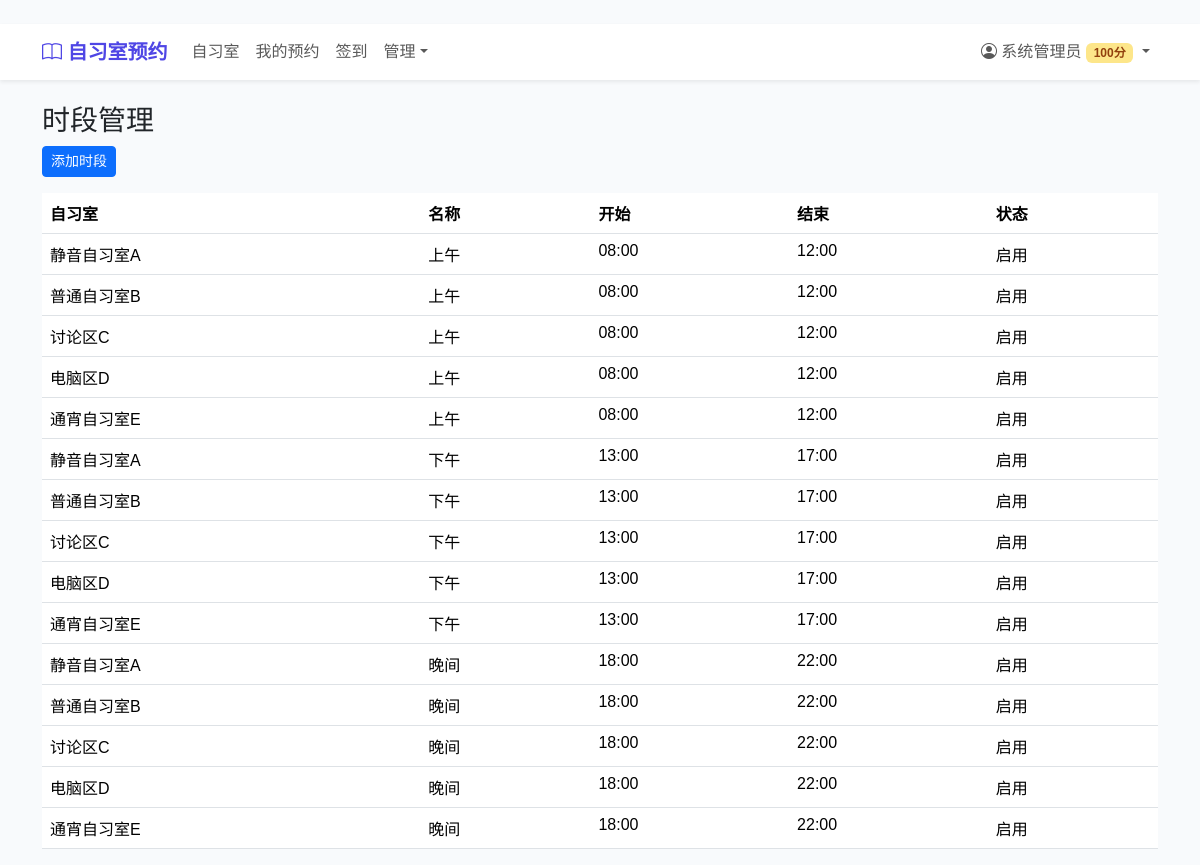
The app's page /rooms/timeslots/ (signed in) with its own data.
### apps/users/models.py (models this page shows, shortened)
class User(AbstractUser):
    ROLE_CHOICES = (
        ("admin", "系统管理员"),
        ("front_desk", "前台管理员"),
        ("student", "学生用户"),
    )
    STATUS_CHOICES = (
        ("active", "正常"),
        ("frozen", "冻结"),
        ("banned", "黑名单"),
        ("deleted", "注销"),
    )
    student_id = models.CharField("学号/工号", max_length=30, unique=True, db_index=True)
    phone = models.CharField("手机号", max_length=20, blank=True, default="")
    college = models.CharField("学院", max_length=100, blank=True, default="")
    major = models.CharField("专业", max_length=100, blank=True, default="")
    grade = models.CharField("年级", max_length=20, blank=True, default="")
    role = models.CharField("角色", max_length=20, choices=ROLE_CHOICES, default="student")
    credit_score = models.IntegerField("信用积分", default=100, db_index=True)
    status = models.CharField("账户状态", max_length=20, choices=STATUS_CHOICES, default="active")
    avatar = models.ImageField("头像", upload_to="avatars/", blank=True)
    class Meta:
        db_table = "bs_user"
        verbose_name = "用户"
        verbose_name_plural = verbose_name
        ordering = ["-date_joined"]

### apps/rooms/models.py (models this page shows, shortened)
class TimeSlot(models.Model):
    room = models.ForeignKey(Room, on_delete=models.CASCADE, related_name="timeslots",
                             verbose_name="所属自习室", null=True, blank=True)
    name = models.CharField("时段名称", max_length=50)
    start_time = models.TimeField("开始时间")
    end_time = models.TimeField("结束时间")
    is_active = models.BooleanField("启用", default=True)
    class Meta:
        db_table = "bs_timeslot"
        verbose_name = "时段模板"
        verbose_name_plural = verbose_name
        ordering = ["start_time"]

class Room(models.Model):
    TYPE_CHOICES = (
        ("silent", "静音区"),
        ("normal", "普通区"),
        ("discussion", "讨论区"),
        ("computer", "电脑区"),
    )
    STATUS_CHOICES = (
        ("open", "开放"),
        ("closed", "关闭"),
        ("maintenance", "维护中"),
    )
    name = models.CharField("自习室名称", max_length=100)
    building = models.CharField("所属建筑", max_length=100)
    floor = models.IntegerField("楼层")
    capacity = models.IntegerField("总座位数", default=0)
    room_type = models.CharField("区域类型", max_length=20, choices=TYPE_CHOICES, default="normal")
    status = models.CharField("状态", max_length=20, choices=STATUS_CHOICES, default="open")
    description = models.TextField("描述", blank=True, default="")
    image = models.ImageField("图片", upload_to="rooms/", blank=True)
    open_time = models.TimeField("每日开放时间", null=True, blank=True)
    close_time = models.TimeField("每日关闭时间", null=True, blank=True)
    created_at = models.DateTimeField("创建时间", auto_now_add=True)
    class Meta:
        db_table = "bs_room"
        verbose_name = "自习室"
        verbose_name_plural = verbose_name
        ordering = ["building", "floor", "name"]

### apps/rooms/views.py (the view)
# urls.py: path("timeslots/", views.TimeSlotListView.as_view(), name="timeslot_list"),
class TimeSlotListView(AdminRequiredMixin, LoginRequiredMixin, ListView):
    model = TimeSlot
    template_name = "rooms/timeslot_list.html"
    context_object_name = "timeslots"
    def get_queryset(self):
        qs = TimeSlot.objects.select_related("room").all()
        room_id = self.request.GET.get("room_id")
        if room_id:
            qs = qs.filter(room_id=room_id)
        return qs
    def get_context_data(self, **kwargs):
        ctx = super().get_context_data(**kwargs)
        ctx["rooms"] = Room.objects.all()
        ctx["selected_room_id"] = self.request.GET.get("room_id", "")
        return ctx

### apps/rooms/views.py (called while the page is built)
    def test_func(self):
        return self.request.user.is_authenticated and self.request.user.role in ["admin", "front_desk"]

### templates/rooms/timeslot_list.html
﻿{% extends 'base.html' %}{% block title %}时段管理{% endblock %}
{% block content %}<h3>时段管理</h3><a href="{% url 'timeslot_add' %}" class="btn btn-primary btn-sm mb-3">添加时段</a>
<table class="table"><thead><tr><th>自习室</th><th>名称</th><th>开始</th><th>结束</th><th>状态</th></tr></thead><tbody>
{% for ts in timeslots %}<tr><td>{% if ts.room %}{{ ts.room.name }}{% else %}全局{% endif %}</td><td>{{ ts.name }}</td><td>{{ ts.start_time }}</td><td>{{ ts.end_time }}</td><td>{% if ts.is_active %}启用{% else %}禁用{% endif %}</td></tr>{% endfor %}
</tbody></table>{% endblock %}

### templates/base.html (shortened to what this page needs)
﻿{% load static %}<!DOCTYPE html>
<html lang="zh-CN">
<head>
    <link href="https://cdn.jsdelivr.net/npm/bootstrap@5.3.3/dist/css/bootstrap.min.css" rel="stylesheet">
    <link href="https://cdn.jsdelivr.net/npm/bootstrap-icons@1.11.3/font/bootstrap-icons.css" rel="stylesheet">
</head>
<body>
<nav class="navbar navbar-expand-lg navbar-light bg-white shadow-sm sticky-top">
  <div class="container">
    <a class="navbar-brand" href="/"><i class="bi bi-book"></i> 自习室预约</a>
    <div class="collapse navbar-collapse" id="navbarNav">
      <ul class="navbar-nav me-auto">
        <li class="nav-item"><a class="nav-link" href="{% url 'room_list' %}">自习室</a></li>
        {% if user.is_authenticated %}
        <li class="nav-item"><a class="nav-link" href="{% url 'my_reservations' %}">我的预约</a></li>
        <li class="nav-item"><a class="nav-link" href="{% url 'checkin_qr' %}">签到</a></li>
        {% if user.role == 'admin' %}
        <li class="nav-item dropdown">
          <a class="nav-link dropdown-toggle" href="#" data-bs-toggle="dropdown">管理</a>
        </li>
        {% endif %}
        {% endif %}
      </ul>
      <ul class="navbar-nav">
        {% if user.is_authenticated %}
        <li class="nav-item dropdown">
          <a class="nav-link dropdown-toggle" href="#" data-bs-toggle="dropdown">
            <i class="bi bi-person-circle"></i> {{ user.last_name }}{{ user.first_name }}
            <span class="badge
              {% if user.credit_score >= 120 %}badge-diamond
              {% elif user.credit_score >= 100 %}badge-gold
              {% elif user.credit_score >= 60 %}badge-normal
              {% elif user.credit_score >= 30 %}badge-restricted
              {% else %}badge-frozen{% endif %}">{{ user.credit_score }}分</span>
          </a>
        </li>
        {% else %}
        <li class="nav-item"><a class="nav-link" href="{% url 'login' %}">登录</a></li>
        <li class="nav-item"><a class="btn btn-primary btn-sm ms-2 mt-1" href="{% url 'register' %}">注册</a></li>
        {% endif %}
      </ul>
    </div>
  </div>
</nav>
<main class="container mt-4">{% block content %}{% endblock %}</main>
</body>
</html>

### templates/base.html (style rules this page uses)
:root { --primary: #4f46e5; --success: #10b981; --warning: #f59e0b; --danger: #ef4444; --bg: #f8fafc; }
body { background: var(--bg); font-family: "PingFang SC","Microsoft YaHei",sans-serif; }
.navbar-brand { font-weight: 700; color: var(--primary) !important; }
.badge-gold { background:#fde68a;color:#92400e }

### records on screen
User: last_name "系统", first_name "管理员", credit_score "100"
TimeSlot: room.name "静音自习室A", name "上午", start_time "08:00", end_time "12:00", is_active "启用"
TimeSlot: room.name "普通自习室B", name "上午", start_time "08:00", end_time "12:00", is_active "启用"
TimeSlot: room.name "讨论区C", name "上午", start_time "08:00", end_time "12:00", is_active "启用"
TimeSlot: room.name "电脑区D", name "上午", start_time "08:00", end_time "12:00", is_active "启用"
TimeSlot: room.name "通宵自习室E", name "上午", start_time "08:00", end_time "12:00", is_active "启用"
TimeSlot: room.name "静音自习室A", name "下午", start_time "13:00", end_time "17:00", is_active "启用"
TimeSlot: room.name "普通自习室B", name "下午", start_time "13:00", end_time "17:00", is_active "启用"
TimeSlot: room.name "讨论区C", name "下午", start_time "13:00", end_time "17:00", is_active "启用"
TimeSlot: room.name "电脑区D", name "下午", start_time "13:00", end_time "17:00", is_active "启用"
TimeSlot: room.name "通宵自习室E", name "下午", start_time "13:00", end_time "17:00", is_active "启用"
TimeSlot: room.name "静音自习室A", name "晚间", start_time "18:00", end_time "22:00", is_active "启用"
TimeSlot: room.name "普通自习室B", name "晚间", start_time "18:00", end_time "22:00", is_active "启用"
TimeSlot: room.name "讨论区C", name "晚间", start_time "18:00", end_time "22:00", is_active "启用"
TimeSlot: room.name "电脑区D", name "晚间", start_time "18:00", end_time "22:00", is_active "启用"
TimeSlot: room.name "通宵自习室E", name "晚间", start_time "18:00", end_time "22:00", is_active "启用"
